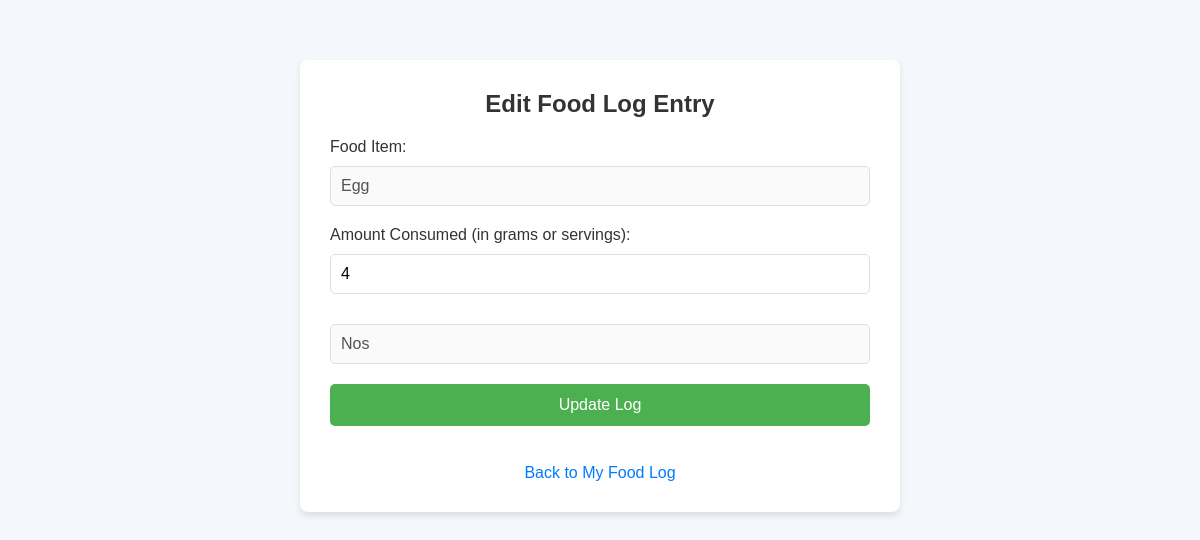
The page /edit_log/265 on the database its author committed.
### app.py (models this page shows, shortened)
class FoodItem(db.Model):
    id = db.Column(db.Integer, primary_key=True)
    food_item = db.Column(db.String(100), nullable=False)
    quantity = db.Column(db.String(50), nullable=False)
    unit = db.Column(db.String(20), nullable=False)
    protein = db.Column(db.Float, nullable=False)
    sugars = db.Column(db.Float, nullable=False)
    fats = db.Column(db.Float, nullable=False)
    carbs = db.Column(db.Float, nullable=False)
    kcal = db.Column(db.Float, nullable=False)

class DailyLog(db.Model):
    id = db.Column(db.Integer, primary_key=True)
    date = db.Column(db.Date, nullable=False, default=lambda: datetime.now(pytz.timezone('Asia/Kolkata')).date())
    date = db.Column(db.Date, nullable=False, default=datetime.utcnow)
    food_item_id = db.Column(db.Integer, db.ForeignKey('food_item.id'), nullable=False)
    quantity_consumed = db.Column(db.String(50), nullable=False)
    unit = db.Column(db.String(20), nullable=False)
    protein_consumed = db.Column(db.Float, nullable=False)
    sugars_consumed = db.Column(db.Float, nullable=False)
    fats_consumed = db.Column(db.Float, nullable=False)
    carbs_consumed = db.Column(db.Float, nullable=False)
    total_calories = db.Column(db.Float, nullable=False)
    food_item = db.relationship('FoodItem', backref=db.backref('daily_logs', lazy=True))

### app.py (the view, shortened to what this page needs)
@app.route('/edit_log/<int:log_id>', methods=['GET', 'POST'])
def edit_log(log_id):
    log = DailyLog.query.get_or_404(log_id)
    return render_template('edit_log.html', log=log)

### templates/edit_log.html (shortened to what this page needs)
<!DOCTYPE html>
<html lang="en">
<head>
    <link rel="stylesheet" href="{{ url_for('static', filename='style.css') }}">
</head>
<body>
    <div class="container">
        <h1>Edit Food Log Entry</h1>
        <form method="POST" class="form-container">
            <label for="food_item">Food Item:</label>
            <input type="text" name="Food Item" value="{{ log.food_item.food_item }}" class="input-field" disabled>
            <label for="quantity_consumed">Amount Consumed (in grams or servings):</label>
            <input type="text" name="quantity_consumed" value="{{ log.quantity_consumed }}" required class="input-field">
            <input type="text" name="unit" value="{{ log.unit }}" class="input-field" disabled>
            <button type="submit" class="submit-btn">Update Log</button>
        </form>
        <br>
        <a href="{{ url_for('view_log') }}" class="back-link">Back to My Food Log</a>
    </div>
</body>
</html>

### static/style.css (style rules this page uses)
body { font-family: Arial, sans-serif; margin: 20px; }
h1 { text-align: center; }

### templates/edit_log.html (style rules this page uses)
* { margin: 0; padding: 0; box-sizing: border-box; }
body { font-family: 'Arial', sans-serif; background-color: #f4f7fb; color: #333; padding: 40px 0; }
.container { width: 100%; max-width: 600px; margin: 0 auto; background-color: white; padding: 30px; box-shadow: 0 4px 6px rgba(0, 0, 0, 0.1); border-radius: 8px; }
h1 { font-size: 24px; text-align: center; margin-bottom: 20px; color: #333; }
.form-container { display: flex; flex-direction: column; }
.input-field { padding: 10px; font-size: 16px; margin-top: 10px; margin-bottom: 20px; border: 1px solid #ddd; border-radius: 5px; outline: none; }
.submit-btn { background-color: #4CAF50; color: white; font-size: 16px; padding: 12px 20px; border: none; border-radius: 5px; cursor: pointer; transition: background-color 0.3s ease; }
.back-link { text-decoration: none; color: #007bff; font-size: 16px; text-align: center; display: block; margin-top: 20px; }

### rows shown on the page
FoodItem: food_item.food_item "Egg"
DailyLog: quantity_consumed "4", unit "Nos"
